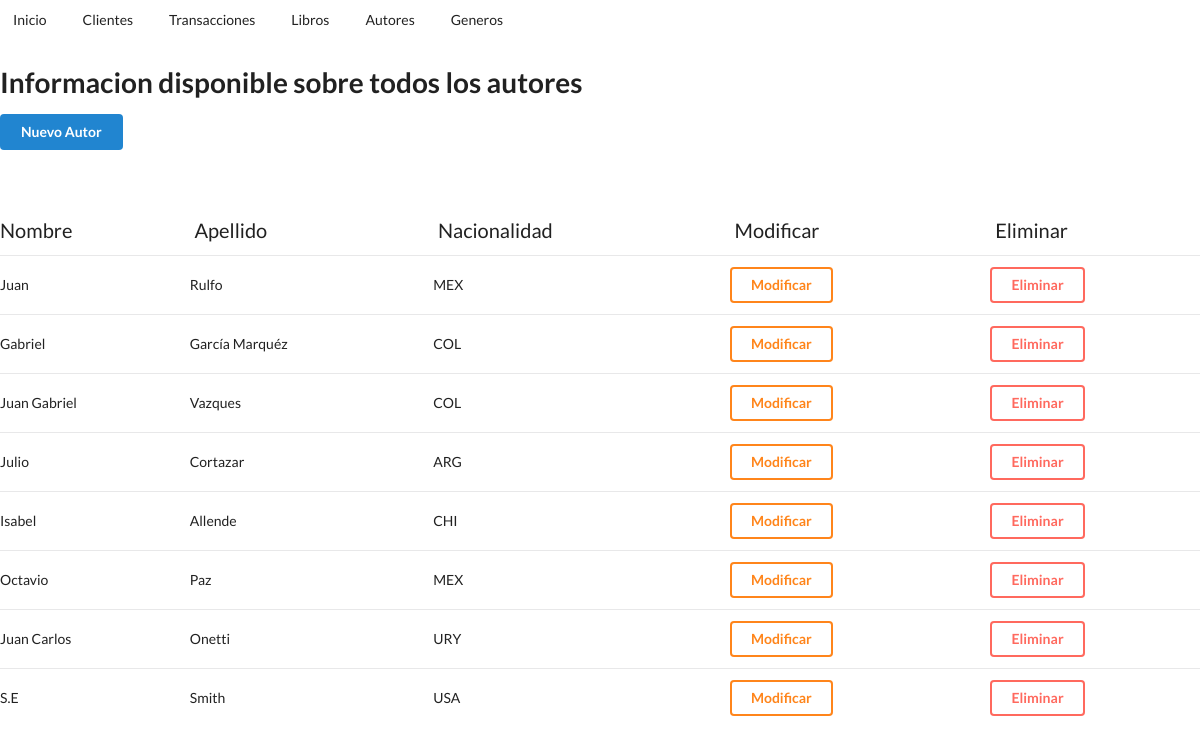
Screenshot of /autores.php with the database file from the repository.
### tables this page shows
CREATE TABLE `authors` (
  `author_id` int(10) UNSIGNED NOT NULL,
  `name` varchar(50) NOT NULL,
  `surname` varchar(50) DEFAULT NULL,
  `nationality` varchar(3) DEFAULT NULL
);

### conexion.php (called while the page is built, shortened)
<?php
class Conexion{
    private $host="localhost";
    private $user="root";
    private $password="";
    private $base="libreria";
    public $sentencia;
    private $conexion;
    private function abrir_conexion(){
        $this->conexion=new mysqli($this->host,$this->user,$this->password,$this->base);
    }
    public function obtener_sentencia(){
        $resultado=$this->conexion->query($this->sentencia);
        return $resultado;
    }
}
?>

### autor_conexion.php (called while the page is built, shortened)
<?php
include("conexion.php");
class Autor extends Conexion{
    public function consultar_autor(){
        $this->sentencia="SELECT * FROM authors;";
        $resultado=$this->obtener_sentencia();
        return $resultado;
    }
}
?>

### autores.php (the view, shortened to what this page needs)
<!DOCTYPE html>
<html lang="en">
<head>
    <link rel="stylesheet" href="css/estilos.css">
    <link rel="stylesheet" type="text/css" href="Semantic-UI-CSS-master/semantic.min.css">
</head>
<body>
<div class="ui teal secondary  menu">
  <a href="index.php"  class="item">
    Inicio
  </a>
  <a href="clientes.php" class="item">
    Clientes
  </a>
  <a href="transacciones.php" class="item">
    Transacciones
  </a>
  <a href="libros.php" class="item">
    Libros
  </a>
  <a href="autores.php" class="item">
    Autores
  </a>
  <a href="generos.php" class="item">
    Generos
  </a>
</div>
    <h1>Informacion disponible sobre todos los autores</h1>
    <a href="alta_autor.php" class="ui primary button">Nuevo Autor</a><br><br><br>
    <?php
        require_once("autor_conexion.php");
        $obj= new Autor();
        $resultado=$obj->consultar_autor();
        echo "<table id='tablaContacto' class='ui very basic table'>";
        echo "<tr>";
        echo "<td class='encabezado'>Nombre</td>";
        echo "<td class='encabezado'>Apellido</td>";
        echo "<td class='encabezado'>Nacionalidad</td>";
        echo "<td class='encabezado'>Modificar</td>";
        echo "<td class='encabezado'>Eliminar</td>";
        echo "</tr>";
    while ($registro=$resultado->fetch_assoc()) {
        echo"<tr>";
        echo"<td>".$registro["name"]."</td>";
        echo"<td>".$registro["surname"]."</td>";
        echo"<td>".$registro["nationality"]."</td>";
        ?>
       <td>
       <form action="autor_modificar.php" method="post">
           <input type="submit" class="ui inverted orange button" name="cargar" value="Modificar" >
        </form>
       </td>
        <td>
        <form action="" method="post">
            <input type="submit" class="ui inverted red button" value="Eliminar" name="eliminar">
        </form>
        </td>
<?php
        echo"</tr>";
    }
    echo"</table>";
?>
</body>
</html>

### css/estilos.css (style rules this page uses)
* { margin:0; padding:0; }
.encabezado { font-size: 20px; }

### rows the page displays
authors: name "Juan", surname "Rulfo", nationality "MEX"
authors: name "Gabriel", surname "García Marquéz", nationality "COL"
authors: name "Juan Gabriel", surname "Vazques", nationality "COL"
authors: name "Julio", surname "Cortazar", nationality "ARG"
authors: name "Isabel", surname "Allende", nationality "CHI"
authors: name "Octavio", surname "Paz", nationality "MEX"
authors: name "Juan Carlos", surname "Onetti", nationality "URY"
authors: name "S.E", surname "Smith", nationality "USA"
